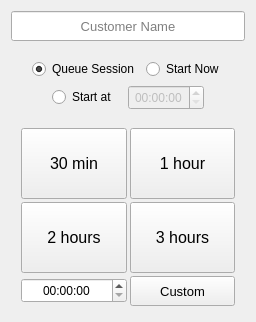
<?xml version="1.0" encoding="UTF-8"?>
<ui version="4.0">
 <class>Form</class>
 <widget class="QWidget" name="Form">
  <property name="geometry">
   <rect>
    <x>0</x>
    <y>0</y>
    <width>256</width>
    <height>322</height>
   </rect>
  </property>
  <property name="minimumSize">
   <size>
    <width>0</width>
    <height>0</height>
   </size>
  </property>
  <property name="maximumSize">
   <size>
    <width>400</width>
    <height>400</height>
   </size>
  </property>
  <property name="windowTitle">
   <string>Create Customer Session</string>
  </property>
  <property name="windowOpacity">
   <double>1.000000000000000</double>
  </property>
  <property name="styleSheet">
   <string notr="true">QWidget {
	font: 10pt &quot;Segoe UI&quot;;
}</string>
  </property>
  <property name="stationID" stdset="0">
   <number>-1</number>
  </property>
  <property name="editID" stdset="0">
   <number>-1</number>
  </property>
  <layout class="QVBoxLayout" stretch="0,0,1">
   <property name="spacing">
    <number>9</number>
   </property>
   <item>
    <widget class="QLineEdit" name="lineEdit_customerName">
     <property name="minimumSize">
      <size>
       <width>0</width>
       <height>30</height>
      </size>
     </property>
     <property name="font">
      <font>
       <family>Segoe UI</family>
       <pointsize>10</pointsize>
       <weight>50</weight>
       <italic>false</italic>
       <bold>false</bold>
      </font>
     </property>
     <property name="alignment">
      <set>Qt::AlignCenter</set>
     </property>
     <property name="placeholderText">
      <string>Customer Name</string>
     </property>
    </widget>
   </item>
   <item alignment="Qt::AlignHCenter|Qt::AlignVCenter">
    <widget class="QFrame" name="frame_mode">
     <property name="sizePolicy">
      <sizepolicy hsizetype="Preferred" vsizetype="Maximum">
       <horstretch>0</horstretch>
       <verstretch>0</verstretch>
      </sizepolicy>
     </property>
     <property name="styleSheet">
      <string notr="true">QWidget {
	font: 9pt &quot;Segoe UI&quot;;
}</string>
     </property>
     <layout class="QGridLayout" name="gridLayout_2">
      <item row="0" column="2" rowspan="2">
       <widget class="QRadioButton" name="radioButton_now">
        <property name="text">
         <string>Start Now</string>
        </property>
       </widget>
      </item>
      <item row="0" column="0" rowspan="2" colspan="2">
       <widget class="QRadioButton" name="radioButton_append">
        <property name="styleSheet">
         <string notr="true"/>
        </property>
        <property name="text">
         <string>Queue Session</string>
        </property>
        <property name="checked">
         <bool>true</bool>
        </property>
       </widget>
      </item>
      <item row="2" column="0" colspan="3">
       <layout class="QHBoxLayout" name="horizontalLayout">
        <property name="spacing">
         <number>0</number>
        </property>
        <property name="leftMargin">
         <number>20</number>
        </property>
        <property name="rightMargin">
         <number>20</number>
        </property>
        <item>
         <widget class="QRadioButton" name="radioButton_startAt">
          <property name="minimumSize">
           <size>
            <width>0</width>
            <height>0</height>
           </size>
          </property>
          <property name="text">
           <string>Start at</string>
          </property>
         </widget>
        </item>
        <item>
         <widget class="QTimeEdit" name="timeEdit_startAt">
          <property name="enabled">
           <bool>false</bool>
          </property>
          <property name="minimumSize">
           <size>
            <width>0</width>
            <height>25</height>
           </size>
          </property>
          <property name="alignment">
           <set>Qt::AlignCenter</set>
          </property>
         </widget>
        </item>
       </layout>
      </item>
     </layout>
    </widget>
   </item>
   <item>
    <widget class="QFrame" name="frame_duration">
     <property name="styleSheet">
      <string notr="true">QWidget {
	font: 12pt &quot;Segoe UI&quot;;
}</string>
     </property>
     <layout class="QGridLayout" name="gridLayout">
      <property name="leftMargin">
       <number>10</number>
      </property>
      <property name="topMargin">
       <number>0</number>
      </property>
      <property name="rightMargin">
       <number>10</number>
      </property>
      <property name="bottomMargin">
       <number>5</number>
      </property>
      <property name="spacing">
       <number>3</number>
      </property>
      <item row="1" column="0">
       <widget class="QPushButton" name="pushButton_2h">
        <property name="sizePolicy">
         <sizepolicy hsizetype="Minimum" vsizetype="Preferred">
          <horstretch>0</horstretch>
          <verstretch>0</verstretch>
         </sizepolicy>
        </property>
        <property name="font">
         <font>
          <family>Segoe UI</family>
          <pointsize>12</pointsize>
         </font>
        </property>
        <property name="text">
         <string>2 hours</string>
        </property>
        <property name="duration" stdset="0">
         <time>
          <hour>2</hour>
          <minute>0</minute>
          <second>0</second>
         </time>
        </property>
       </widget>
      </item>
      <item row="0" column="0">
       <widget class="QPushButton" name="pushButton_30m">
        <property name="sizePolicy">
         <sizepolicy hsizetype="Minimum" vsizetype="Preferred">
          <horstretch>0</horstretch>
          <verstretch>0</verstretch>
         </sizepolicy>
        </property>
        <property name="font">
         <font>
          <family>Segoe UI</family>
          <pointsize>12</pointsize>
         </font>
        </property>
        <property name="text">
         <string>30 min</string>
        </property>
        <property name="duration" stdset="0">
         <time>
          <hour>0</hour>
          <minute>30</minute>
          <second>0</second>
         </time>
        </property>
       </widget>
      </item>
      <item row="1" column="1">
       <widget class="QPushButton" name="pushButton_3h">
        <property name="sizePolicy">
         <sizepolicy hsizetype="Minimum" vsizetype="Preferred">
          <horstretch>0</horstretch>
          <verstretch>0</verstretch>
         </sizepolicy>
        </property>
        <property name="font">
         <font>
          <family>Segoe UI</family>
          <pointsize>12</pointsize>
         </font>
        </property>
        <property name="text">
         <string>3 hours</string>
        </property>
        <property name="duration" stdset="0">
         <time>
          <hour>3</hour>
          <minute>0</minute>
          <second>0</second>
         </time>
        </property>
       </widget>
      </item>
      <item row="0" column="1">
       <widget class="QPushButton" name="pushButton_1h">
        <property name="sizePolicy">
         <sizepolicy hsizetype="Minimum" vsizetype="Preferred">
          <horstretch>0</horstretch>
          <verstretch>0</verstretch>
         </sizepolicy>
        </property>
        <property name="font">
         <font>
          <family>Segoe UI</family>
          <pointsize>12</pointsize>
         </font>
        </property>
        <property name="styleSheet">
         <string notr="true"/>
        </property>
        <property name="text">
         <string>1 hour</string>
        </property>
        <property name="duration" stdset="0">
         <time>
          <hour>1</hour>
          <minute>0</minute>
          <second>0</second>
         </time>
        </property>
       </widget>
      </item>
      <item row="2" column="1">
       <widget class="QPushButton" name="pushButton_custom">
        <property name="minimumSize">
         <size>
          <width>0</width>
          <height>30</height>
         </size>
        </property>
        <property name="font">
         <font>
          <family>Segoe UI</family>
          <pointsize>10</pointsize>
         </font>
        </property>
        <property name="styleSheet">
         <string notr="true">QWidget {
	font: 10pt &quot;Segoe UI&quot;;
}</string>
        </property>
        <property name="text">
         <string>Custom</string>
        </property>
       </widget>
      </item>
      <item row="2" column="0">
       <widget class="QTimeEdit" name="timeEdit_duration">
        <property name="minimumSize">
         <size>
          <width>70</width>
          <height>25</height>
         </size>
        </property>
        <property name="styleSheet">
         <string notr="true">QWidget {
	font: 10pt &quot;Segoe UI&quot;;
}</string>
        </property>
        <property name="alignment">
         <set>Qt::AlignCenter</set>
        </property>
        <property name="buttonSymbols">
         <enum>QAbstractSpinBox::UpDownArrows</enum>
        </property>
        <property name="accelerated">
         <bool>true</bool>
        </property>
        <property name="correctionMode">
         <enum>QAbstractSpinBox::CorrectToNearestValue</enum>
        </property>
        <property name="currentSection">
         <enum>QDateTimeEdit::HourSection</enum>
        </property>
        <property name="calendarPopup">
         <bool>false</bool>
        </property>
       </widget>
      </item>
     </layout>
    </widget>
   </item>
  </layout>
 </widget>
 <resources/>
 <connections/>
</ui>
